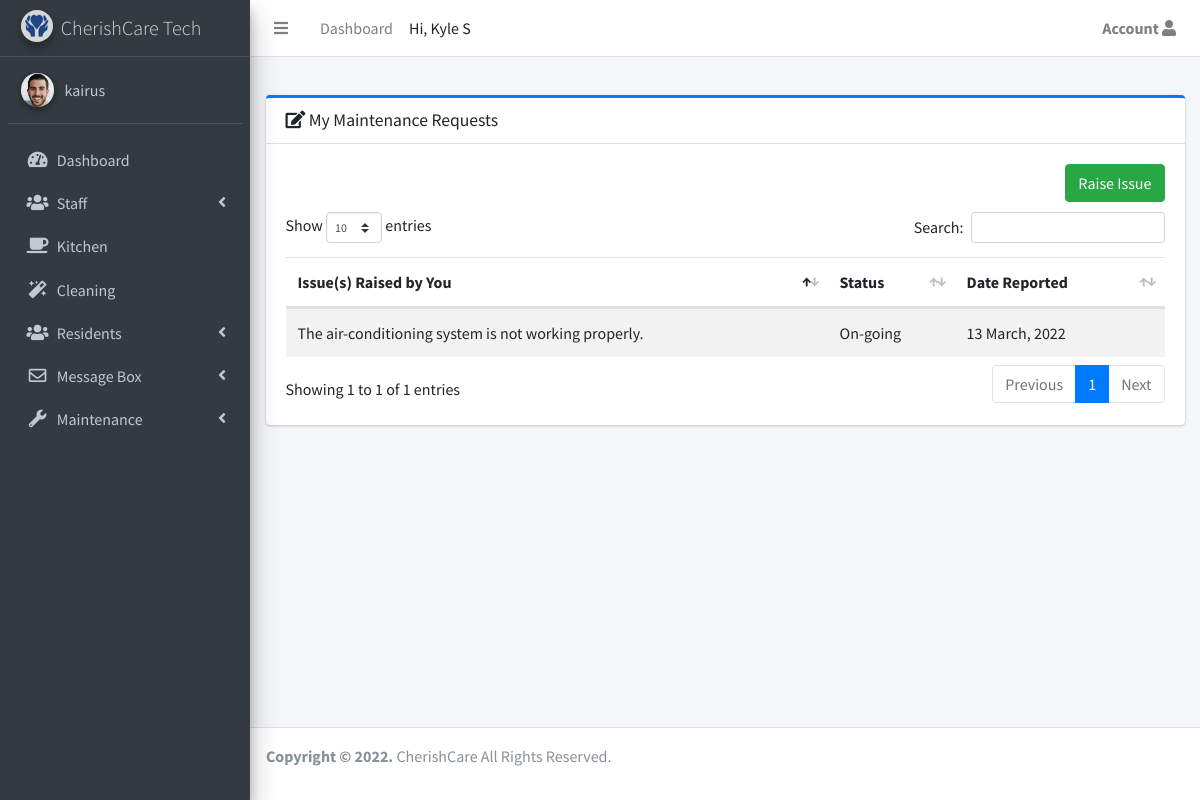
The page /admin/maintenance (signed in) on the database its author committed.
### app/models.py (models this page shows, shortened)
class User(UserMixin, db.Model):
    __tablename__ = 'User'
    __table_args__ = {
        'extend_existing': True
    }
    id = db.Column(db.Integer, primary_key=True)
    name = db.Column(db.String(64))
    username = db.Column(db.String(64), unique=True, index=True)
    role_id = db.Column(db.Integer, db.ForeignKey('roles.id'))
    email = db.Column(db.String(64), unique=True, index=True)
    password_hash = db.Column(db.String(128))
    cleaner = db.relationship('Cleaning', backref='cleaner', foreign_keys='Cleaning.cleaned_by')
    repairs_reported = db.relationship('Maintenance', backref='reporter', foreign_keys='Maintenance.reported_by')
    timeline_entry = db.relationship('Timeline', backref='user_entry', foreign_keys='Timeline.user_entry_id')
    med_issue = db.relationship('Medication', backref='med_issuer_staff', foreign_keys='Medication.med_issuer')
    confirmed = db.Column(db.Boolean, default=True)
    active = db.Column(db.Boolean, default=True)
    created_at = db.Column(db.DateTime, server_default=db.func.now())
    last_seen = db.Column(db.DateTime, server_default=db.func.now())
    profile_photo = db.Column(db.String(64), default='avatar.png')
    @property
    def password(self):
        raise AttributeError('Password is not readable')
    def can(self, perm):
        return self.role is not None and self.role.has_permission(perm)
    def is_administrator(self):
        return self.can(Permission.ADMIN)

class Maintenance(db.Model):
    __tablename__ = 'maintenance'
    __table_args__ = {
        'extend_existing': True
    }
    id = db.Column(db.Integer, primary_key=True)
    issue = db.Column(db.String(100))
    location = db.Column(db.String(100))
    reported_by = db.Column(db.ForeignKey('User.id'))
    status = db.Column(db.String(100))
    report_date = db.Column(db.DateTime, server_default=db.func.now())

### app/admin/routes.py (the view, shortened to what this page needs)
@admin.route('/maintenance', methods=['GET', 'POST'])
@login_required
def maintenance():
    title = "Maintenance"
    requests = Maintenance.query.filter(Maintenance.reported_by==current_user.id).order_by(Maintenance.report_date)
    return render_template('admin/pages/maintenance/request.html', user=current_user, requests=requests, title=title)

### app/auth/routes.py (called while the page is built)
@auth.before_app_request
def before_request():
    if current_user.is_authenticated \
            and not current_user.confirmed \
            and request.endpoint \
            and request.blueprint != 'auth' \
            and request.blueprint != 'main' \
            and request.endpoint != 'static':
        return redirect(url_for('auth.unconfirmed'))

### app/models.py (called while the page is built)
@login_manager.user_loader
def load_user(user_id):
    return User.query.get(int(user_id))

    def has_permission(self, perm):
        return self.permissions & perm == perm

### app/templates/admin/pages/maintenance/request.html (shortened to what this page needs)
{% extends 'admin_base.html'%}
{% import "macros.html" as macros %}
{%block css %}
<link rel="stylesheet" href="{{url_for('static' , filename='dist/css/adminlte.min.css')}}">
<link rel="stylesheet" href="{{url_for('static', filename='plugins/select2/css/select2.min.css')}}">
<link rel="stylesheet"
    href="{{url_for('static', filename='plugins/select2-bootstrap4-theme/select2-bootstrap4.min.css')}}">
{%endblock%}
{%block main_content %}
<section class="content">
    <div class="card card-primary card-outline">
        <div class="card-header">
            <h3 class="card-title">
                <i class="fas fa-edit"></i>
                My Maintenance Requests
            </h3>
        </div>
        <div class="card-body">
                <div class="tab-content" id="custom-content-above-tabContent">
                    <div class="tab-pane fade show active" id="custom-content-above-home" role="tabpanel"
                        aria-labelledby="custom-content-above-home-tab">
                        <button type="button" class="btn btn-success float-right" data-toggle="modal"
                            data-target="#request-repair">Raise Issue</button>
                        <br>
                        <br>
                        {%if requests.count()==0 %}
                        <h1 class="row justify-content-center">You haven't made any maintenance request</h1>
                        {%else%}
                        <div class="table-responsive">
                            <table id="table1"
                            class="table table-hover table-striped">
                                <thead>
                                    <th>Issue(s) Raised by You</th>
                                    <th>Status</th>
                                    <th>Date Reported</th>
                                </thead>
                                <tbody>
                                    {% for request in requests%}
                                    <tr>
                                        <td class="mailbox-name">{{request.issue}}
                                        </td>
                                        <td class="mailbox-name">{{request.status}}
                                        </td>
                                        <td class="mailbox-name">{{request.report_date.strftime("%d %B, %Y")}}
                                        </td>
                                    </tr>
                                    {%endfor%}
                                </tbody>
                            </table>
                        </div>
                        {%endif%}
                    </div>
                </div>
            </div>
</section>
{%endblock%}

### app/templates/admin_base.html (shortened to what this page needs)
<!DOCTYPE html>
<html>
<head>
  <link rel="stylesheet" href="{{url_for('static' , filename='plugins/fontawesome-free-5/css/all.css')}}">
  <link rel="stylesheet"
    href="{{url_for('static', filename='plugins/overlayScrollbars/css/OverlayScrollbars.min.css')}}">
    <link rel="stylesheet" href="{{url_for('static', filename='plugins/datatables-bs4/css/dataTables.bootstrap4.min.css')}}">
    <link rel="stylesheet"
    href="{{url_for('static', filename='plugins/datatables-responsive/css/responsive.bootstrap4.min.css')}}">
  <link rel="stylesheet" href="{{url_for('static', filename='plugins/daterangepicker/daterangepicker.css')}}">
  <link rel="stylesheet"
    href="{{url_for('static', filename='plugins/tempusdominus-bootstrap-4/css/tempusdominus-bootstrap-4.min.css')}}">
   <link rel="stylesheet" href="{{url_for('static' , filename='dist/css/preloader.css')}}">
  {%block css %}{%endblock%}
</head>
<body class="hold-transition sidebar-mini">
  <div class="wrapper">
    <nav class="main-header navbar navbar-expand navbar-white navbar-light">
      <ul class="navbar-nav">
        <li class="nav-item">
          <a class="nav-link" data-widget="pushmenu" href="#" role="button"><i class="fas fa-bars"></i></a>
        </li>
        {%if user.is_administrator()%}
        <li class="nav-item d-none d-sm-inline-block">
          <a href="{{url_for('admin.index')}}" class="nav-link">Dashboard</a>
        </li>
        {%endif%}
      </ul>
      <span> Hi, {{user.name}}
      </span>
      <ul class="navbar-nav ml-auto">
        <li class="nav-item dropdown">
          <a class="nav-link" data-toggle="dropdown" href="#">
            <b>Account</b> <i class="fas fa-user"></i>
          </a>
        </li>
      </ul>
    </nav>
    <aside class="main-sidebar sidebar-dark-primary elevation-4">
      {%if user.is_administrator()%}
      <a href="{{url_for('admin.index')}}" class="brand-link">
      {%else%}
      <a href="{{url_for('admin.view_residents')}}" class="brand-link">
        {%endif%}
        <img src="{{url_for('static', filename='assets/img/favicon.png')}}" alt="CherishCare Logo"
          class="brand-image img-circle elevation-3" style="opacity: .8">
        <span class="brand-text font-weight-light">CherishCare Tech</span>
      </a>
      <div class="sidebar">
        <div class="user-panel mt-3 pb-3 mb-3 d-flex">
          <div class="image">
            <a href="#">
              <img src="{{url_for('static', filename='uploads/')}}{{user.profile_photo}}"
                onclick="document.getElementById('photo').click()" class="img-circle elevation-2" alt="User Image">
            </a>
          </div>
          <div class="info">
            <a href="#" class="d-block">{{user.username}}</a>
          </div>
        </div>
        <nav class="mt-2">
          <ul class="nav nav-pills nav-sidebar flex-column" data-widget="treeview" role="menu" data-accordion="false">
            {%if user.is_administrator()%}
            <li class="nav-item">
              <a href="{{url_for('admin.index')}}" class="nav-link">
                <i class="nav-icon fas fa-tachometer-alt"></i>
                <p>Dashboard</p>
              </a>
            </li>
            <li class="nav-item has-treeview">
              <a href="#" class="nav-link">
                <i class="nav-icon fas fa-users"></i>
                <p>
                  Staff
                  <i class="fas fa-angle-left right"></i>
                </p>
              </a>
            </li>
            {%endif%}
            {%if user.is_administrator() or user.role.name=="Kitchen Staff"%}
            <li class="nav-item">
              <a href="{{url_for('admin.kitchen')}}" class="nav-link">
                <i class="nav-icon fas fa-coffee"></i>
                <p>Kitchen</p>
              </a>
            </li>
            {%endif%}
            {%if user.is_administrator() or user.role.name=="Cleaning Staff"%}
            <li class="nav-item">
              <a href="{{url_for('admin.cleaning')}}" class="nav-link">
                <i class="nav-icon fas fa-magic"></i>
                <p>Cleaning</p>
              </a>
            </li>
            {%endif%}
            {%if user.is_administrator() %}
            <li class="nav-item has-treeview">
              <a href="#" class="nav-link">
                <i class="nav-icon fas fa-users"></i>
                <p>
                  Residents
                  <i class="fas fa-angle-left right"></i>
                </p>
              </a>
            </li>
            {%endif%}
            <li class="nav-item has-treeview">
              <a href="#" class="nav-link">
                <i class="nav-icon far fa-envelope"></i>
                <p>
                  Message Box
                  <i class="fas fa-angle-left right"></i>
                </p>
              </a>
            </li>
            {%if user.is_administrator() or user.role.name=="Maintenance Staff"%}
            <li class="nav-item has-treeview">
              <a href="#" class="nav-link">
                <i class="nav-icon fas fa-wrench"></i>
                <p>
                  Maintenance
                  <i class="fas fa-angle-left right"></i>
                </p>
              </a>
            </li>
            {%endif%}
          </ul>
        </nav>
      </div>
    </aside>
    <div class="content-wrapper">
      <section class="content-header">
      </section>
      <section class="content">
        <div class="container-fluid">
          {%block main_content %} {%endblock%}
        </div>
      </section>
    </div>
    <footer class="main-footer no-print">
      <p>
        <strong>Copyright &copy
          <script> document.write(new Date().getFullYear())</script>.
        </strong>
        CherishCare All Rights Reserved.
      </p>
    </footer>
</body>
</html>

### rows shown on the page
User: name "Kyle S", profile_photo (picture), username "kairus"
Maintenance: issue "The air-conditioning system is not working properly.", status "On-going", report_date "13 March, 2022"
